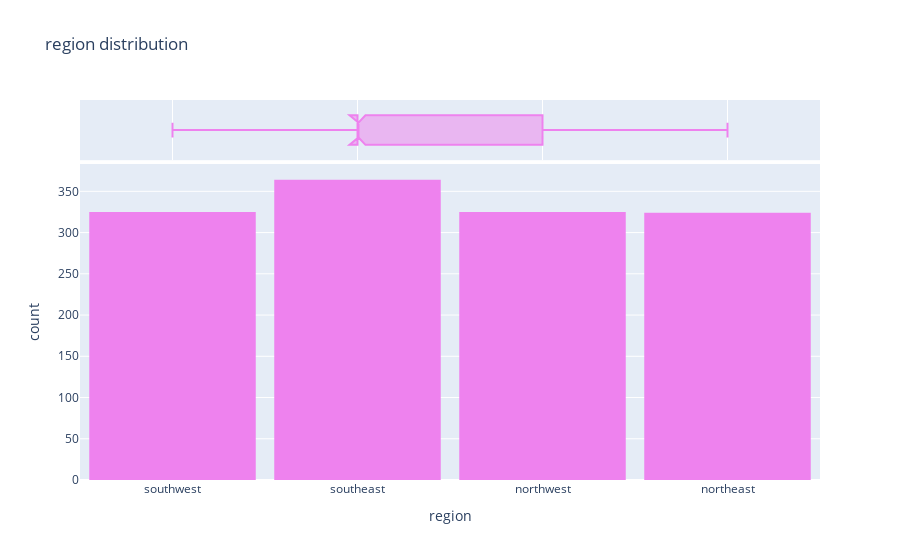

Notebook cell for this chart:
### Code cell
fig = px.histogram(medical_df , x='region' , marginal='box', title='region distribution', color_discrete_sequence=['violet']);
fig.update_layout(bargap=0.1);
fig.show()

### Figure 1 — Plotly figure (JSON) as saved in the notebook; plotly's stock layout.template omitted (floating-point values rounded to 4 significant figures; data arrays with more than 128 entries replaced by an {"elided": "..."} marker saying what was removed)
{"data": [{"bingroup": "x", "hovertemplate": "region=%{x}<br>count=%{y}<extra></extra>", "legendgroup": "", "marker": {"color": "violet", "pattern": {"shape": ""}}, "name": "", "orientation": "v", "showlegend": false, "type": "histogram", "x": {"elided": "1338 str values"}, "xaxis": "x", "yaxis": "y"}, {"hovertemplate": "region=%{x}<extra></extra>", "legendgroup": "", "marker": {"color": "violet"}, "name": "", "notched": true, "showlegend": false, "type": "box", "x": {"elided": "1338 str values"}, "xaxis": "x2", "yaxis": "y2"}], "layout": {"bargap": 0.1, "barmode": "relative", "legend": {"tracegroupgap": 0}, "title": {"text": "region distribution"}, "xaxis": {"anchor": "y", "domain": [0, 1], "title": {"text": "region"}}, "xaxis2": {"anchor": "y2", "domain": [0, 1], "matches": "x", "showgrid": true, "showticklabels": false}, "yaxis": {"anchor": "x", "domain": [0, 0.8316], "title": {"text": "count"}}, "yaxis2": {"anchor": "x2", "domain": [0.8416, 1], "matches": "y2", "showgrid": false, "showline": false, "showticklabels": false, "ticks": ""}}}
